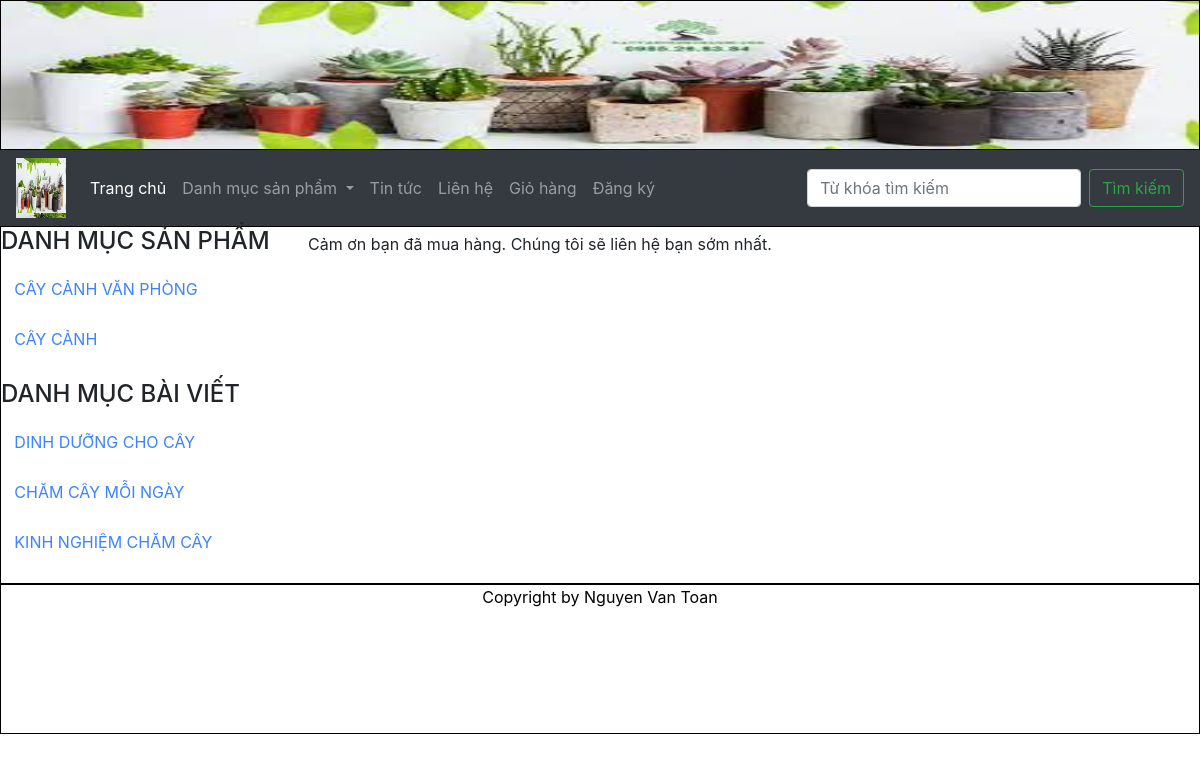
Screenshot of /index.php?quanly=camon with the database file from the repository.
### tables this page shows
CREATE TABLE `tbl_danhmuc` (
  `maDanhMuc` int(11) NOT NULL,
  `tenDanhMuc` varchar(100) NOT NULL,
  `thutu` int(11) NOT NULL
);

CREATE TABLE `tbl_danhmucbaiviet` (
  `id_baiviet` int(11) NOT NULL,
  `tendanhmuc_baiviet` varchar(255) NOT NULL,
  `thutu` int(11) NOT NULL
);

### pages/menu.php (the view, shortened to what this page needs)
<nav class="navbar navbar-expand-lg navbar-dark bg-dark" style="width: 100%">
  <a class="navbar-brand" href="index.php" style="background-image: url('../images/banner.jpg');"><img width="50px" height="50px" src="../images/banner.jpg" alt=""></a>
  <div class="collapse navbar-collapse" id="navbarSupportedContent">
    <ul class="navbar-nav mr-auto">
      <li class="nav-item active">
        <a class="nav-link" href="index.php">Trang chủ<span class="sr-only">(current)</span></a>
      </li>
      <li class="nav-item dropdown">
        <a class="nav-link dropdown-toggle" href="#" id="navbarDropdown" role="button" data-toggle="dropdown" aria-haspopup="true" aria-expanded="false">
          Danh mục sản phẩm
        </a>
      </li>
      <li class="nav-item"><a class="nav-link" href="index.php?quanly=tintuc">Tin tức</a></li>
      <li class="nav-item"><a class="nav-link" href="index.php?quanly=lienhe">Liên hệ</a></li>
      <li class="nav-item">
        <a class="nav-link" href="index.php?quanly=giohang">Giỏ hàng</a>
      </li>
      <?php
        if(isset($_SESSION['dangky'])){
        ?>
        <li class="nav-item"><a class="nav-link" href="index.php?dangxuat=1">Đăng xuất</a></li>
        <li class="nav-item"><a class="nav-link" href="index.php?quanly=thaydoimatkhau">Thay đổi mật khẩu</a></li>
        <?php
        }else{
        ?>
        <li class="nav-item"><a class="nav-link" href="index.php?quanly=dangky">Đăng ký</a></li>
        <?php
        }
        ?>
    </ul>
    <form class="form-inline my-2 my-lg-0" action="index.php?quanly=timkiem" method="post">
      <input class="form-control mr-sm-2" type="search" name="tukhoa" placeholder="Từ khóa tìm kiếm" aria-label="Search">
      <button class="btn btn-outline-success my-2 my-sm-0" name="timkiem" type="submit">Tìm kiếm</button>
    </form>
  </div>
</nav>

### pages/sidebar/sidebar.php
<h4>DANH MỤC SẢN PHẨM</h4>
<ul class="list_sidebar">
    <?php
    $sql_danhmuc = "SELECT * from tbl_danhmuc order by maDanhMuc asc";
    $query_danhmuc = mysqli_query($mysqli,$sql_danhmuc);
    while($row = mysqli_fetch_array($query_danhmuc)){
    ?>
    <li  style="text-transform: uppercase;"><a href="index.php?quanly=danhmucsanpham&id=<?php echo $row['maDanhMuc'] ?>"><?php echo $row['tenDanhMuc'] ?></a></li>
    <?php
    }
    ?>
</ul>
<h4>DANH MỤC BÀI VIẾT</h4>
<ul class="list_sidebar">
    <?php
    $sql_danhmucbv = "SELECT * from tbl_danhmucbaiviet order by id_baiviet asc";
    $query_danhmucbv = mysqli_query($mysqli,$sql_danhmucbv);
    while($row = mysqli_fetch_array($query_danhmucbv)){
    ?>
    <li style="text-transform: uppercase;"><a href="index.php?quanly=danhmucbaiviet&id=<?php echo $row['id_baiviet'] ?>"><?php echo $row['tendanhmuc_baiviet'] ?></a></li>
    <?php
    }
    ?>
</ul>

### css/style.css (style rules this page uses)
body { margin: 0; padding: 0; }
ul.list_sidebar { padding: 0; width: 100%; list-style: none; }
ul.list_sidebar li { padding-right: 10px; }
ul.list_sidebar li a { font-size: 16px; text-decoration: none; color: rgb(59, 131, 255); line-height: 50px; margin-left: 5%; }

### rows the page displays
tbl_danhmuc: tenDanhMuc "CÂY CẢNH VĂN PHÒNG"
tbl_danhmuc: tenDanhMuc "CÂY CẢNH"
tbl_danhmucbaiviet: tendanhmuc_baiviet "DINH DƯỠNG CHO CÂY"
tbl_danhmucbaiviet: tendanhmuc_baiviet "CHĂM CÂY MỖI NGÀY"
tbl_danhmucbaiviet: tendanhmuc_baiviet "KINH NGHIỆM CHĂM CÂY"
